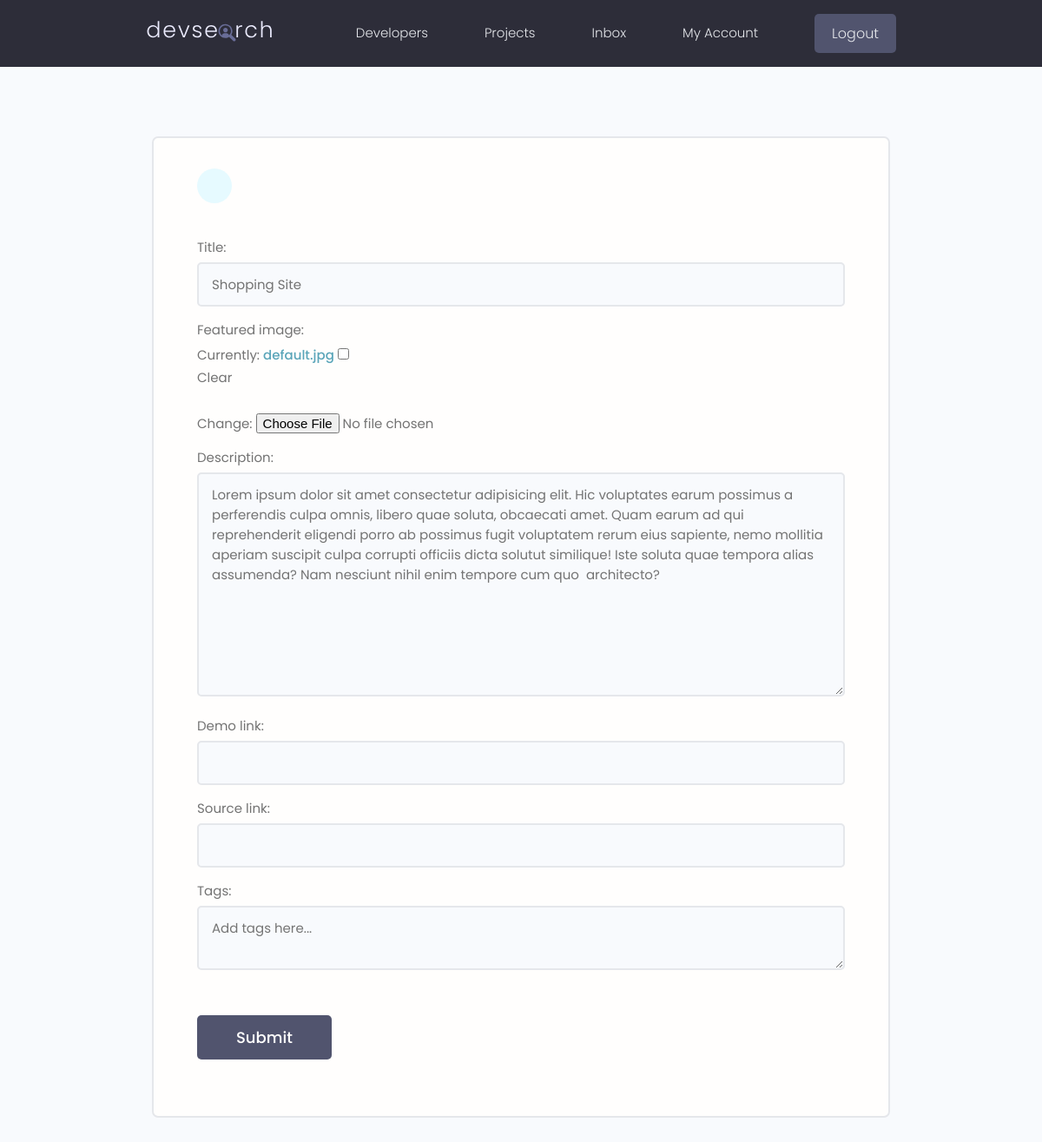
/projects/update_project/9c30ef3d-389a-4698-ab0d-7813937a0e4f/ (signed in), run on the app's committed database.
### projects/models.py (models this page shows, shortened)
class Project(models.Model):
    owner = models.ForeignKey(Profile, on_delete=models.CASCADE, null=True, blank=True,)
    title = models.CharField(max_length=200)
    description = models.TextField(null=True, blank=True)
    featured_image = models.ImageField(null=True, blank=True, default="default.jpg")
    demo_link = models.CharField(max_length=2000, null=True, blank=True)
    source_link = models.CharField(max_length=2000, null=True, blank=True)
    tags = models.ManyToManyField('Tag', blank=True)
    vote_total = models.IntegerField(default=0, null=True, blank=True)
    vote_ratio = models.IntegerField(default=0, null=True, blank=True)
    created = models.DateTimeField(auto_now_add=True)
    id = models.UUIDField(default=uuid.uuid4, unique=True, primary_key=True, editable=False)
    class Meta:
        ordering = ['-vote_ratio', '-vote_total', 'title']

### projects/views.py (the view, shortened to what this page needs)
# urls.py: path('update_project/<str:pk>/', views.updateProject, name='update_project'),
@login_required(login_url='login')
def updateProject(request, pk):
    profile = request.user.profile
    project = profile.project_set.get(id=pk)
    form = ProjectForm(instance=project)
    context = {
        'form': form,
    }
    return render(request, 'projects/project_form.html', context)

### projects/forms.py
class ProjectForm(ModelForm):
    class Meta:
        model = Project
        fields = [
            'title',
            'featured_image',
            'description',
            'demo_link',
            'source_link',
        ]
        widgets = {
            'tags': forms.CheckboxSelectMultiple(),
        }
    def __init__(self, *args, **kwargs):
        super(ProjectForm, self).__init__(*args, **kwargs)
        for name, field in self.fields.items():
            field.widget.attrs.update({
                'class': 'input',
            })

### projects/templates/projects/project_form.html (shortened to what this page needs)
{% extends 'main.html' %}
{% block content %}
    <main class="formPage my-xl">
        <div class="content-box">
            <div class="formWrapper">
                <a class="backButton" href="{% url 'user_account' %}"></a>
                <br>
                <form class="form" method="POST" enctype="multipart/form-data">
                    {% for field in form %}
                    <div class="form__field">
                        <label for="formInput#text">{{ field.label }}: </label>
                        {{field}}
                    </div>
                    {% endfor %}
                    <div class="form__field">
                        <label for="formInput#text">Tags: </label>
                        <textarea class="input" name="newtags" placeholder="Add tags here..." ></textarea>
                    </div>
                    <input class="btn btn--sub btn--lg  my-md" type="submit" value="Submit" />
                </form>
            </div>
        </div>
    </main>
{% endblock content %}

### static/styles/app.css (style rules this page uses)
:root { --color-sub: #2d2d39; }
.btn--sub { background-color: var(--color-sub-light); }
.content-box { width: 95%; max-width: 85rem; margin: 0 auto; }
.backButton { background: var(--color-main-light); color: var(--color-main); width: 4rem; height: 4rem; display: flex; align-items: center; justify-content: center; border-radius: 50%; }
.formPage .formWrapper { list-style: none; background: var(--color-white); padding: 3.5rem 5rem; border: 2px solid var(--color-light); border-radius: 0.7rem; }

### static/uikit/styles/modules/_variables.css (style rules this page uses)
:root { --color-main: #5aa5b9; --color-main-light: #e6faff; --color-sub: #3f4156; --color-sub-light: #51546e; --color-sub-lighter: #ededfd; --color-text: #737373; --color-gray: #8b8b8b; --color-light: #e5e7eb; --color-light-gray: #767676; --color-bg: #f8fafd; --color-white: #fffefd; --color-white-light: #f3f3f3; --color-success: #359e64; --color-success-bg: #def8e8; --color-error: #fc4b0b; --color-error-bg: #fff2ee; --font-base: 'Poppins', arial, helvetica, 'Segoe UI', roboto, ubuntu, sans-serif; --font-monospace: 'Fira Code', 'Courier New', courier, monospace; --font-regular: 300; --font-medium: 500; --font-bold: 700; --generic-shadow: 1px 1px 5px #00000010; --generic-transition: all 0.3s ease-in-out; }

### static/uikit/styles/modules/_base.css (style rules this page uses)
* { margin: 0; padding: 0; box-sizing: border-box; text-rendering: optimizeLegibility; color: inherit; font-size: inherit; }
html { font-size: 50%; }
@media only screen and (min-width: 480px) { html { font-size: 56.25%; } }
@media only screen and (min-width: 1200px) { html { font-size: 62.5%; } }
body { line-height: 1.6; font-weight: 400; font-size: 1.5rem; color: var(--color-text); background-color: var(--color-bg); min-height: 100vh; }

### static/uikit/styles/modules/_typography.css (style rules this page uses)
* { font-family: var(--font-base); }
a { padding-bottom: 2px; text-decoration: none; display: inline-block; color: var(--color-main); font-weight: var(--font-medium); }

### static/uikit/styles/modules/_utilities.css (style rules this page uses)
.my-md { margin: 3rem auto; }
.my-xl { margin: 8rem auto; }

### static/uikit/styles/modules/_button.css (style rules this page uses)
.btn { display: inline-block; position: relative; cursor: pointer; background-color: var(--color-light); font-weight: var(--font-medium); color: var(--color-sub); text-decoration: none; padding: 1rem 2rem; border-radius: 0.5rem; border: none; width: -webkit-fit-content; width: -moz-fit-content; width: fit-content; height: -webkit-fit-content; height: -moz-fit-content; height: fit-content; font-size: 1.6rem; outline-width: 0; outline-color: transparent; -webkit-backface-visibility: hidden; backface-visibility: hidden; transition: all 0.3s ease-in-out; }
.btn--sub { background-color: var(--color-sub); color: var(--color-white); }
.btn--lg { font-size: 1.8rem; padding: 1.2rem 4.5rem; }

### static/uikit/styles/modules/_form.css (style rules this page uses)
.form { display: block; }
.form__field { margin-top: 1.5rem; margin-bottom: 1.5rem; }
.form__label, .form__field > label { display: block; margin-bottom: 0.5rem; color: var(--color-text); }
input.input[type='text'], input.input[type='email'], input.input[type='password'], input.input[type='number'], textarea.input { min-width: 24rem; width: 100%; padding: 1.2rem 1.5rem; border-radius: 0.5rem; border: 2px solid var(--color-light); transition: all 0.3s ease-in-out; background-color: var(--color-bg); }

### data on the page
Project: form "Shopping Site" "Lorem ipsum dolor sit amet consectetur adipisicing elit. Hic voluptates earum possimus a perferendis culpa omnis, libero quae soluta, obcaecati amet. Quam earum ad qui reprehenderit eligendi porro ab possimus fugit voluptatem rerum eius sapiente, nemo mollitia aperiam suscipit culpa corrupti officiis dicta solutut similique! Iste soluta quae tempora alias assumenda? Nam nesciunt nihil enim tempore cum quo architecto?"

### other printed values
{{ field.label }} "Title" "Featured image" "Description" "Demo link" "Source link"
